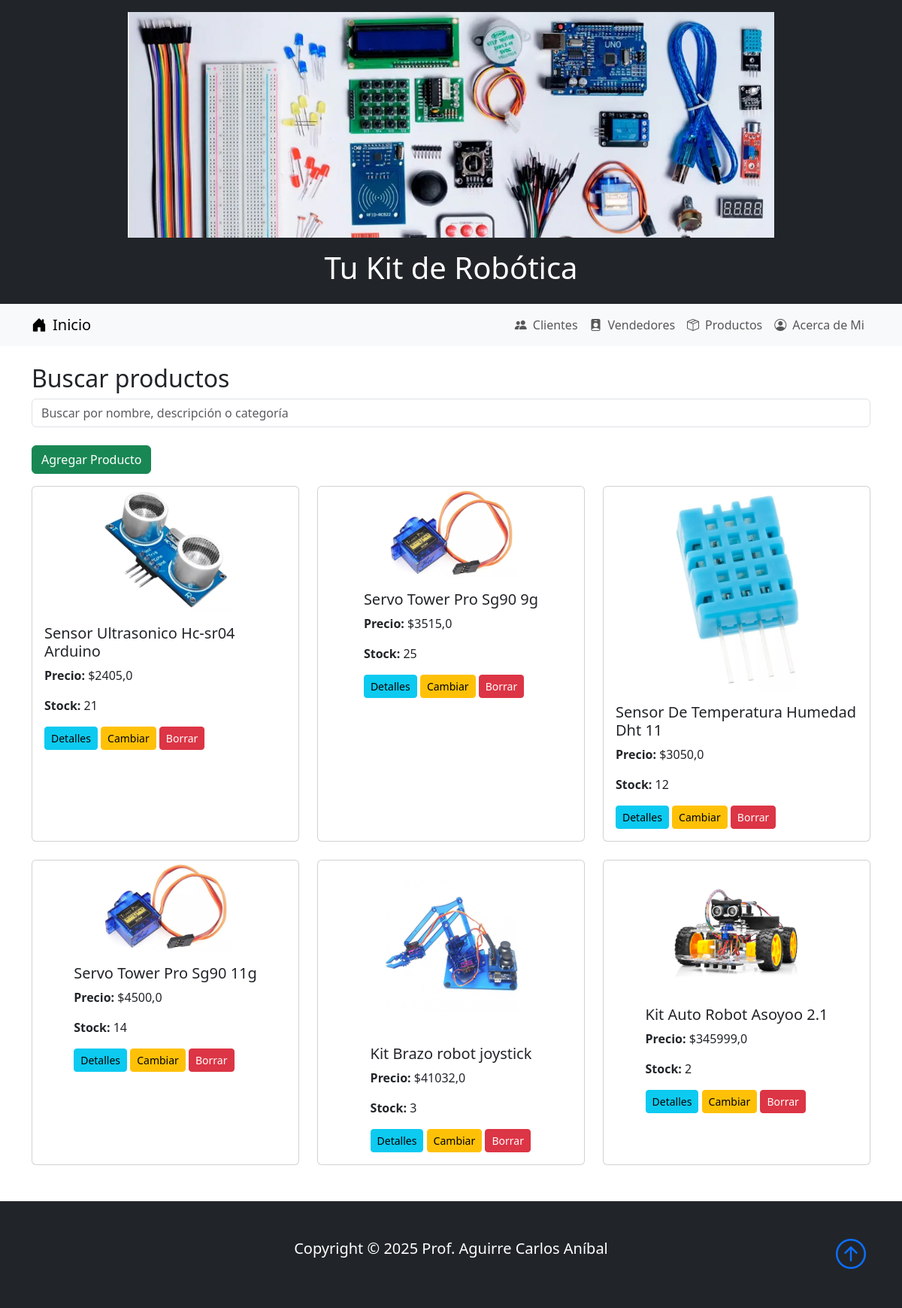
The page /myapp/ on the database as committed earlier.
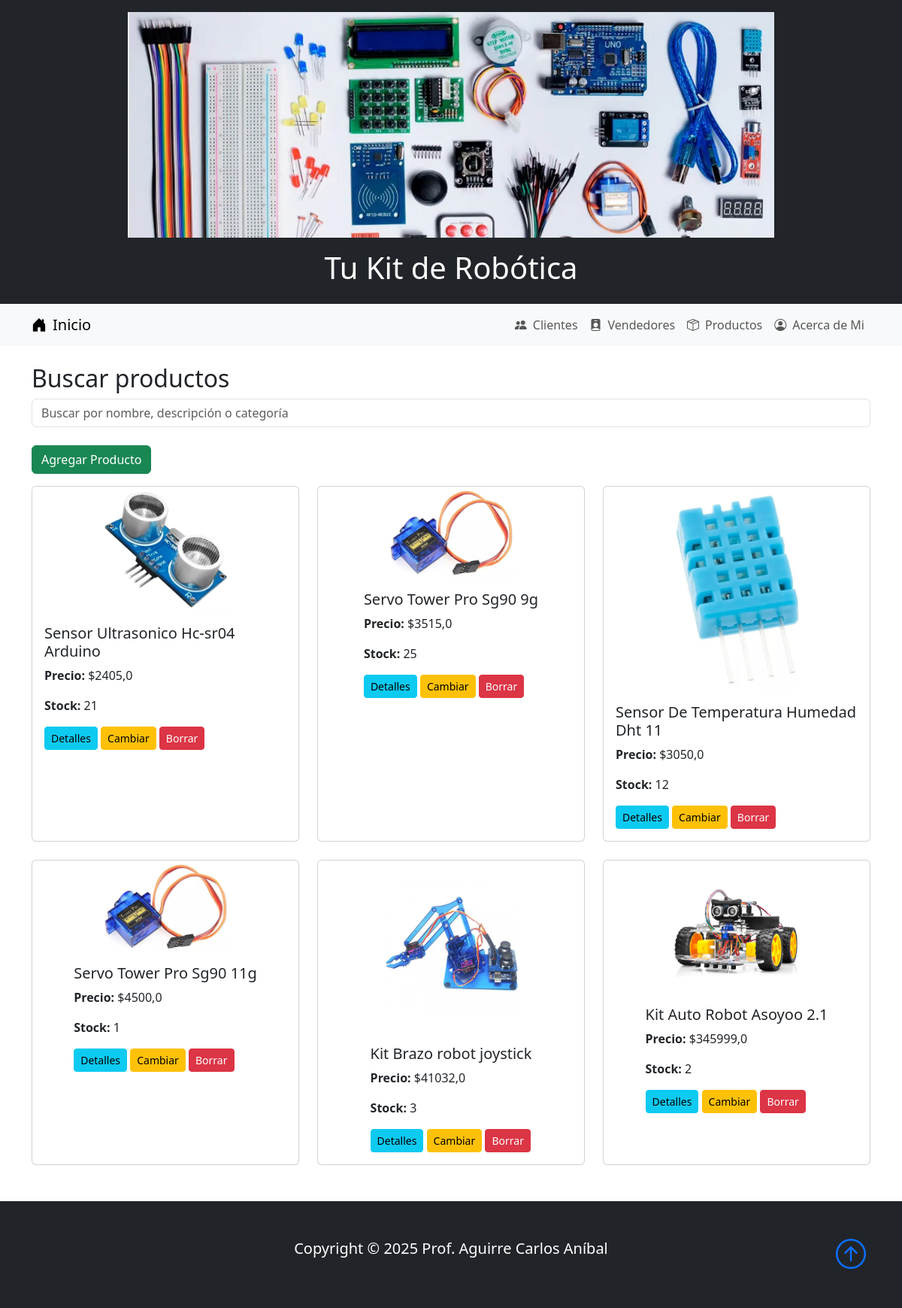
The same page on the database as committed later.
### myapp/models.py (models this page shows, shortened)
class Productos(models.Model):
    nombre = models.CharField(max_length=100)
    descripcion = models.CharField(max_length=100)
    categoria = models.ForeignKey(Categoria, on_delete=models.CASCADE)
    precio = models.FloatField()
    stock_total = models.IntegerField()
    imagen = models.ImageField(upload_to='myapp/', null=True, blank=True)

### myapp/views.py (the view)
# urls.py: path('', views.lista_productos, name='productos'),
def lista_productos(request):
    query = request.GET.get('q')
    productos = Productos.objects.all()
    if query:
        productos = productos.filter(
            Q(nombre__icontains=query) |
            Q(descripcion__icontains=query) |
            Q(categoria__nombre__icontains=query)
        )
    return render(request, 'myapp/lista_productos.html', {'productos': productos})

### myapp/templates/myapp/lista_productos.html (shortened to what this page needs)
{% extends "myapp/base.html" %}
{% block contenido %}
<h2>Buscar productos</h2>
<form method="get" class="mb-4">
    <input type="text" name="q" class="form-control" placeholder="Buscar por nombre, descripción o categoría">
</form>
<a href="{% url 'agregar_producto' %}" class="btn btn-success mb-3">Agregar Producto</a>
<div class="row">
    {% for producto in productos %}
        <div class="col-md-4 mb-4">
            <div class="card h-100" style="display: flex; justify-content: center; align-items: center;">
                {% if producto.imagen %}
                    <img src="{{ producto.imagen.url }}"  class="card-img-top" style="width: 50%; height: auto; object-fit: cover;" alt="{{ producto.nombre }}">
                {% endif %}
                <div class="card-body">
                    <h5 class="card-title">{{ producto.nombre }}</h5>
                    <p class="card-text"><strong>Precio:</strong> ${{ producto.precio }}</p>
                    <p class="card-text"><strong>Stock:</strong> {{ producto.stock_total }}</p>
                    <p class="card-text">
                        <a href="{% url 'detalle_productos' producto.id %}" class="btn btn-sm btn-info">Detalles</a>
                        <a href="{% url 'editar_producto' producto.pk %}" class="btn btn-sm btn-warning">Cambiar</a>
                        <a href="{% url 'eliminar_producto' producto.pk %}" class="btn btn-sm btn-danger">Borrar</a>
                    </p>
                </div>
            </div>
        </div>
    {% empty %}
        <p>No se encontraron productos.</p>
    {% endfor %}
</div>
{% endblock %}

### myapp/templates/myapp/base.html (shortened to what this page needs)
{% load static %}
<!DOCTYPE html>
<html lang="es">
<head>
    <link href="https://cdn.jsdelivr.net/npm/bootstrap@5.3.0/dist/css/bootstrap.min.css" rel="stylesheet">
    <link rel="stylesheet" href="https://cdn.jsdelivr.net/npm/bootstrap-icons@1.10.5/font/bootstrap-icons.css">
</head>
<body>
    <header class="bg-dark text-white text-center p-3">
        <img src="{% static 'portada robotica 3.jpg' %}" class="img-fluid" style="max-height: 300px;" alt="Portada de robótica">
        <h1 class="mt-3">Tu Kit de Robótica</h1>
    </header>
    <nav class="navbar navbar-expand-lg navbar-light bg-light">
        <div class="container">
            <a class="navbar-brand d-flex align-items-center" href="{% url 'index' %}">
                <i class="bi bi-house-door-fill me-2"></i> Inicio
            </a>
            <div class="collapse navbar-collapse" id="navbarNav">
                <ul class="navbar-nav ms-auto">
                    <li class="nav-item">
                        <a class="nav-link d-flex align-items-center" href="{% url 'clientes' %}">
                            <i class="bi bi-people-fill me-2"></i> Clientes
                        </a>
                    </li>
                    <li class="nav-item">
                        <a class="nav-link d-flex align-items-center" href="{% url 'vendedores' %}">
                            <i class="bi bi-person-badge-fill me-2"></i> Vendedores
                        </a>
                    </li>
                    <li class="nav-item">
                        <a class="nav-link d-flex align-items-center" href="{% url 'productos' %}">
                            <i class="bi bi-box-seam me-2"></i> Productos
                        </a>
                    </li>
                    <li class="nav-item">
                        <a class="nav-link d-flex align-items-center" href="{% url 'acerca_de_mi' %}">
                            <i class="bi bi-person-circle me-2"></i> Acerca de Mi
                        </a>
                    </li>
                </ul>
            </div>
        </div>
    </nav>
    <div class="container my-4">
        {% block contenido %}
        {% endblock %}
    </div>
    <footer class="p-5 bg-dark text-white text-center position-relative">
        <div class="container">
            <p class="lead text-white">Copyright &copy; 2025 Prof. Aguirre Carlos Aníbal</p>
            <a href="" class="position-absolute bottom-0 end-0 p-5">
                <i class="bi bi-arrow-up-circle h1"></i>
            </a>
        </div>
    </footer>
</body>
</html>

Rows that differ between the two databases and show on the page:
changed Productos "Servo Tower Pro Sg90 11g": stock_total "14" → "1"
